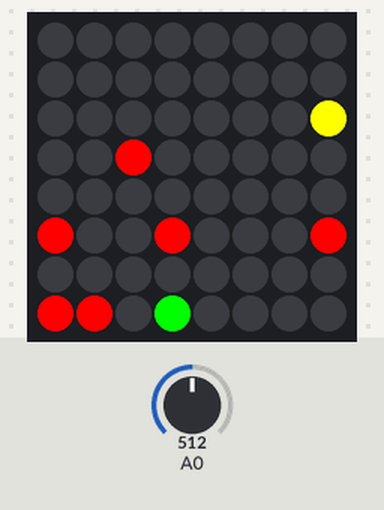
A sketch run on a simulated Arduino Uno, built with avr-gcc and run on an emulated ATmega328P. On the bench: 8×8 RGB LED matrix (first LED top left, wired row by row). The inputs (shaded band) are chosen by the test bench; at power-on: A0 = 512. Random numbers use the default seed unless the sketch sets one; what the sketch prints to the serial monitor is not drawn.

Above: at 1.2 s.
1.3 s: A0 set to 390
At 2.02 s:
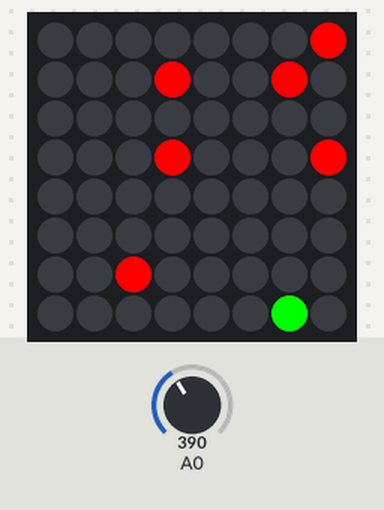
At 3.09 s:
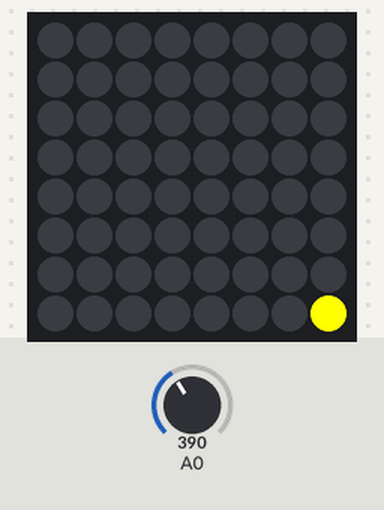

The sketch:

SpaceIntruders.ino
```cpp
// NEED TO MAKE ROCKS EXPLODE WHEN BEAM HITS THEM
// DIfferent version with no rotation and a button to control the laser
// add scoreboard

#include <Wire.h>
#include "Adafruit_LEDBackpack.h"
#include "Adafruit_GFX.h"
Adafruit_BicolorMatrix matrix = Adafruit_BicolorMatrix();

void setup() {
  Serial.begin(9600);
  matrix.begin(0x70);  // pass in the address

}
int p1_position = 3; // starting position of player 1
int p1_base_interval = 500; // increase this to slow down player 1 / reduce sensitivity
int no_of_rocks = 6; // set the number of falling rocks
int initial_rotation = 3; // initial rotation of the display, change from 0 to 3 to set rotation
int p1_norm = 515; // normalizer value. Increase if you move to the left and decrease if you move to the right
int p1_threshold = 50; // the minimum joystick movement to start moving. Increase to lower sensitivity
int rock_base = 600; // increase to slow down rocks
int rock_maxspeed = 6; // increase to make the fastest rocks faster
int rock_minspeed = 2; // increase to make the slowest rocks faster
int brightness = 3;    // change between 0 for dimmest and 15 for brightest

// other startup variables you shouldnt need to change
int powerup_x;
int powerup_y = 9;
long powerup_interval;
long powerup_prev = 0;
int powerup_collision = 0;
int laser_on;
int rock_explode = 0;
int rock_x[6];
int rock_y[6] = {
  9,9,9,9,9,9};
long rock_prev[6] = {
  0,0,0,0,0,0};
long p1_prev = 0;
int laser =0;
int laser_last = 0;
long laser_prev =0;
long laser_current;
long laser_interval = 10000;
int rotation = 0;
long beam_current;
long beam_prev = 0;
int beam_y = 6;
int rock_speed[6];
int p1_direction;
int p1_speed;
int p1_score = 0;
int print_score = 1;

void loop() {

  if (print_score == 1){
    Serial.println(p1_score);
  }
  print_score = 0;

  randomSeed(millis());    // initialize random seed
  matrix.setBrightness(brightness);
  matrix.setRotation(initial_rotation + rotation);   // set rotation
  matrix.setTextColor(LED_RED);
  matrix.setTextWrap(false);

  int sensorValue_x = analogRead(A0);  //read voltage
  int ecks = sensorValue_x - p1_norm ;     // normalize

  // CLEAR
  matrix.clear();

  // LIGHT UP
  for (int8_t i=0; i < no_of_rocks; i++){   // light up only number of rocks
    matrix.drawPixel(rock_x[i],rock_y[i],LED_RED);
  }
  if (laser == 0){
    matrix.drawPixel(powerup_x ,powerup_y, LED_YELLOW);  // light up powerup
  }

  if (laser == 0 ){
    matrix.drawPixel(p1_position,7,LED_GREEN);          // light up player
  }

  if ( laser ==1 ){     // light up laser
    matrix.drawPixel(p1_position,7,LED_RED);
    matrix.drawPixel(p1_position,6,LED_GREEN);
    matrix.drawPixel(p1_position +1,7, LED_GREEN);
    matrix.drawPixel(p1_position +-1,7, LED_GREEN);
    matrix.drawPixel(p1_position ,beam_y, LED_YELLOW);
  }

  // WRITE
  matrix.writeDisplay();

  // GET DIRECTION

  if (abs(ecks) < p1_threshold){
    p1_direction = 0;
  }   // no direction
  else if ( ecks > 0 ){
    p1_direction = 1;
  }   // left
  else if ( ecks < 0 ){
    p1_direction = 2;
  }   // right

  // GET SPEED

  if (abs(ecks) < 100){
    p1_speed = 1;
  }
  else if (abs(ecks) < 200){
    p1_speed = 2;
  }
  else if (abs(ecks) < 300){
    p1_speed = 3;
  }
  else if (abs(ecks) < 400){
    p1_speed = 4;
  }
  else if (abs(ecks) > 400){
    p1_speed = 5;
  }

  long p1_interval = p1_base_interval / p1_speed;

  // MOVE
  unsigned long current_p1 = millis();
  if(current_p1 - p1_prev > p1_interval) {     // move after time interval

    if (p1_direction == 0){
    }
    else if (p1_direction == 1 && p1_position > 0){
      p1_prev = current_p1;       // only set previous time if a movement was made
      p1_position--;
    }
    else if(p1_direction == 2 && p1_position < 7 ){
      p1_prev = current_p1;
      p1_position++;
    }
  }

  // ROCK SPAWN
 for (int8_t i=0; i < no_of_rocks; i++){
    if (rock_y[i] > 8){
      rock_x[i] = random(0,8);
      rock_y[i] = 0;
      rock_speed[i] = random(rock_minspeed,rock_maxspeed);
    }
  }

  // ROCK FALL
  for (int8_t i=0; i < no_of_rocks; i++){
    int rock_interval[6];
    long rock_current[6];
    rock_interval[i] = rock_base / rock_speed[i];
    rock_current[i] = millis();
    if(rock_current[i] - rock_prev[i] > rock_interval[i]) {
      rock_prev[i] = rock_current[i];
      rock_y[i]++;
    }
  }

  // POWERUP SPAWN
  if (powerup_y > 8 || powerup_collision == 1){
    powerup_x = random(0,8);
    powerup_y = 0;
    powerup_interval = random(50,300);
    powerup_collision = 0;
  }

  // POWERUP FALL
  long powerup_current = millis();
  if(powerup_current - powerup_prev > powerup_interval) {
    powerup_prev = powerup_current;
    powerup_y++;
  }

  // POWERUP COLLISION
  if (powerup_x == p1_position && powerup_y == 7 && laser == 0){
    rotation++;
    powerup_collision = 1;
    laser_on = 1;
  }

  //ROCK COLLISION
    for (int8_t i=0; i < no_of_rocks; i++){
   if (rock_x[i] == p1_position && rock_y[i] == 7 && laser == 0){
     for (int8_t z=0; z <= 2; z++) // Blink 5 times
   {
   matrix.clear();
   matrix.writeDisplay(); // write blank screen
   delay(200); // wait
   matrix.clear();
   matrix.drawPixel(p1_position,7,LED_YELLOW);
   matrix.writeDisplay();
   delay(200); // wait
   }
   while (p1_interval > 0){
   for (int8_t x=7; x>=-75; x--) {
   matrix.setRotation(initial_rotation);
   matrix.clear();
   matrix.setCursor(x,0);
   matrix.print("Game Over :(");
   matrix.writeDisplay();
   delay(100);
   }
   }
   }
   }


  // ACTIVATE LASERS
  laser_current = millis();
if (rotation % 4 == 0 && rotation != initial_rotation && laser_on == 1 ){  // turn laser on and start timer
    laser = 1;
    laser_prev = laser_current;
  }

  if(laser_current - laser_prev > laser_interval) {   // turn laser off after time period
    laser = 0;
  }
// SHOOT LASERS
  beam_current = millis();
  if(beam_current - beam_prev > 50) {   // speed of lasers
    beam_y--;
    beam_prev = beam_current;
  }
// LASER COLLISION
  for (int8_t i=0; i < no_of_rocks; i++){
    if (rock_x[i] == p1_position && rock_y[i] == beam_y && laser == 1){
      rock_explode = 1;
      rock_x[i] = random(0,8);
      rock_y[i] = 0;
      rock_speed[i] = random(rock_minspeed,rock_maxspeed);
      p1_score = p1_score + 100;
      Serial.println(p1_score);
    }
  }

// LASER RESPAWN
  if (beam_y == -1 || rock_explode == 1){    // laser blocks
    beam_y = 5;
    rock_explode = 0;
  }

  laser_on = 0;   // returns to zero so that the laser timer above does not reset

// RESET ROCKS WHEN LASER TURNS FROM ON TO OFF
  if (laser != laser_last) {
    if (laser == 1) {       // if the current state is HIGH then the button went from off to on:
      int thecowsaysmoo = 5;
    }
    else {
      for (int8_t i=0; i < no_of_rocks; i++){
        rock_y[i] = 0;
      }
    }
  }
  laser_last = laser; // save the current state as the last state, for next time through the loop

}
```
